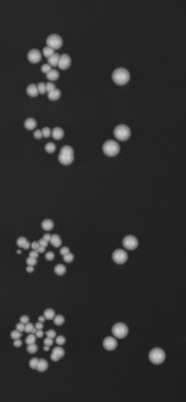
#> input picture in.jpeg, 186 x 402 px
$ jupyter execute contador_colonias.ipynb   (older library calls are emulated)
#> lines starting #> are read from the running program, lines starting #| are printed output that depends on the picture; after the words box and inside, x2 and y2 are one past the last pixel; in counts of white or black regions, pixels touching at a corner belong together
[cell 1]
import numpy as np
import matplotlib.pyplot as plt
import argparse
import imutils
import cv2

[cell 2]
def procesar_imagen(image_orig,th):
    image_contours = image_orig.copy()
    image_to_process = image_orig.copy()
    counter = 0
    __LOWER__ = 0
    lower = np.array([ __LOWER__, __LOWER__ , __LOWER__])
    upper = np.array([255, 255, 255])

    # find the colors within the specified boundaries
    image_mask = cv2.inRange(image_to_process, lower, upper)

    # apply the mask
    image_res = cv2.bitwise_and(image_to_process, image_to_process, mask = image_mask)

    ## load the image, convert it to grayscale, and blur it slightly
    image_gray = cv2.cvtColor(image_res, cv2.COLOR_BGR2GRAY)
    image_gray = vectorizar(image_gray,th)
    image_gray = cv2.GaussianBlur(image_gray, (5, 5), 0)

    # perform edge detection, then perform a dilation + erosion to close gaps in between object edges
    image_edged = cv2.Canny(image_gray, 100, 200)

    # find contours in the edge map
    cnts = cv2.findContours(image_edged.copy(), cv2.RETR_EXTERNAL, cv2.CHAIN_APPROX_SIMPLE)
    cnts = cnts[0] if imutils.is_cv2() else cnts[1]

    # loop over the contours individually
    for c in cnts:
        # if the contour is not sufficiently large, ignore it
        if cv2.contourArea(c) < 1:
            continue
        # compute the Convex Hull of the contour
        hull = cv2.convexHull(c)
        cv2.drawContours(image_contours,[hull],0,(0,255,0),1)
        counter += 1
    return counter,image_contours

def vectorizar(img,x):
    th = x
    seed_pt = (25, 25)
    fill_color = 0
    image_to_process1 = cv2.threshold(img, th, 255, cv2.THRESH_BINARY)[1]
    image_to_process2 = cv2.floodFill(image_to_process1, None, seed_pt, fill_color)[1]
    image_res = image_to_process2
    return image_res

[cell 3]
# Loads image to process
image= 'in.jpeg' # input image filename
output = 'out_'+ image # output image filename

image_orig = cv2.imread(image)
#> image_orig is the input picture: shape (402, 186, 3); min 24, max 206, mean 45.8
height_orig, width_orig = image_orig.shape[:2]
#> height_orig = 402; width_orig = 186

plt.imshow(image_orig)
plt.xlabel('px')
plt.ylabel('px')
plt.show()

[cell 4]
# output the image with an overlay of contours
image_contours = image_orig.copy()
image_to_process = image_orig.copy()

c = 0; t = 0
for x in range(60,200):
    c_ant,im = procesar_imagen(image_orig,x)
    if c_ant > c:
        c = c_ant
        t = x
#> this loop made 140 passes
#> (c_ant, c) on passes 1, 2, 3, 4, 7, 9, 18, 24, 26, 28, 29, 31: (14, 14), (15, 15), (17, 17), (19, 19), (20, 20), (21, 21), (22, 22), (23, 23), (24, 24), (25, 25), (26, 26), (27, 27)
#> c_ant on passes 5, 6, 8, 10, 11, 12: 18, 19, 20, 20, 19, 19
#> pass 1, in vectorizar, `image_to_process1 = cv2.threshold(img, th, 255, cv2.THRESH_BINARY)[1]`:
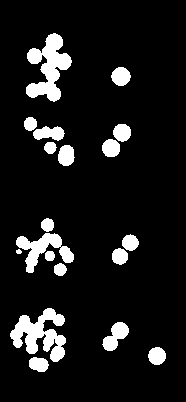
#> image_to_process1: shape (402, 186); 10% white; 19 white regions, largest, box (x1, y1, x2, y2) and area: (26, 33, 72, 102) 1575, (10, 308, 66, 362) 1546, (16, 233, 74, 273) 939
#> pass 1, in procesar_imagen, `image_gray = cv2.GaussianBlur(image_gray, (5, 5), 0)`:
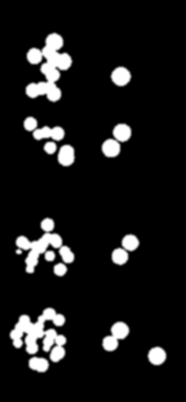
#> image_gray: shape (402, 186); min 0, max 255, mean 25.4
#> after the loop, c = 54; t = 159
ll,image_contours = procesar_imagen(image_orig,t)
#> ll = 54
print(str(c)+" colonies")
#| 54 colonies
print(str(t)+" loops")
#| 159 loops

plt.imshow(image_contours)
plt.xlabel('px')
plt.ylabel('px')
plt.show()

cv2.imwrite(output,image_contours) # Writes the output image file, returns 'True' if successful
#> Out = True
